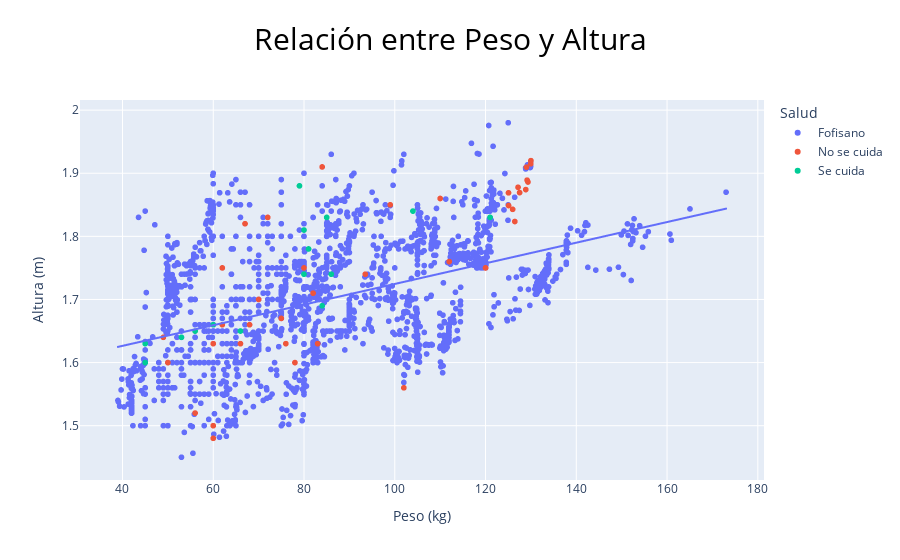

Notebook code for this chart:
### Code cell
m, c = np.polyfit(obesidad_limpio['weight'], obesidad_limpio['height'], 1) #esto utiliza el MSE para pintar la linea de regresión,hacen falta mas componentes en vd

fig = px.scatter(obesidad_limpio, x='weight', y='height', color='Salud',
                 title='Relación entre Peso y Altura',
                 labels={'weight': 'Peso (kg)', 'height': 'Altura (m)'})

# Añade la línea de regresión al gráfico
fig.add_traces(px.line(x=obesidad_limpio['weight'], y=m*obesidad_limpio['weight']+c).data)
# Modificar el título
fig.update_layout(title_font=dict(size=30,color='black'),title_x=0.5)
# Muestra el gráfico resultante
fig.show()

### Figure 1 — Plotly figure (JSON) as saved in the notebook; plotly's stock layout.template omitted (floating-point values rounded to 4 significant figures; data arrays with more than 128 entries replaced by an {"elided": "..."} marker saying what was removed)
{"data": [{"hovertemplate": "Salud=Fofisano<br>Peso (kg)=%{x}<br>Altura (m)=%{y}<extra></extra>", "legendgroup": "Fofisano", "marker": {"color": "#636efa", "symbol": "circle"}, "mode": "markers", "name": "Fofisano", "showlegend": true, "type": "scattergl", "x": {"elided": "1999 float values"}, "xaxis": "x", "y": {"elided": "1999 float values"}, "yaxis": "y"}, {"hovertemplate": "Salud=No se cuida<br>Peso (kg)=%{x}<br>Altura (m)=%{y}<extra></extra>", "legendgroup": "No se cuida", "marker": {"color": "#EF553B", "symbol": "circle"}, "mode": "markers", "name": "No se cuida", "showlegend": true, "type": "scattergl", "x": [56, 82, 50, 62, 112, 76, 75, 56, 93.5, 60, 72, 60, 130, 84, 60, 80, 83, 102, 78, 66, 99, 49, 67, 62, 110, 70, 120, 68, 120, 128.9, 126.5, 125.1, 129.2, 127.5, 129.3, 130.0, 127.2, 129.0, 125.1, 126.0], "xaxis": "x", "y": [1.52, 1.71, 1.6, 1.66, 1.76, 1.63, 1.67, 1.65, 1.74, 1.5, 1.83, 1.63, 1.92, 1.91, 1.48, 1.75, 1.63, 1.56, 1.6, 1.63, 1.85, 1.64, 1.82, 1.75, 1.86, 1.7, 1.75, 1.66, 1.75, 1.874, 1.824, 1.869, 1.889, 1.869, 1.886, 1.915, 1.878, 1.91, 1.849, 1.843], "yaxis": "y"}, {"hovertemplate": "Salud=Se cuida<br>Peso (kg)=%{x}<br>Altura (m)=%{y}<extra></extra>", "legendgroup": "Se cuida", "marker": {"color": "#00cc96", "symbol": "circle"}, "mode": "markers", "name": "Se cuida", "showlegend": true, "type": "scattergl", "x": [53, 56, 80, 45, 45, 60, 84, 85, 121, 81, 79, 80, 66, 86, 104], "xaxis": "x", "y": [1.64, 1.65, 1.81, 1.63, 1.6, 1.66, 1.69, 1.83, 1.83, 1.78, 1.88, 1.74, 1.65, 1.74, 1.84], "yaxis": "y"}, {"hovertemplate": "x=%{x}<br>y=%{y}<extra></extra>", "legendgroup": "", "line": {"color": "#636efa", "dash": "solid"}, "marker": {"symbol": "circle"}, "mode": "lines", "name": "", "showlegend": false, "type": "scattergl", "x": {"elided": "2054 float values"}, "xaxis": "x", "y": {"elided": "2054 float values"}, "yaxis": "y"}], "layout": {"legend": {"title": {"text": "Salud"}, "tracegroupgap": 0}, "title": {"font": {"color": "black", "size": 30}, "text": "Relación entre Peso y Altura", "x": 0.5}, "xaxis": {"anchor": "y", "domain": [0, 1], "title": {"text": "Peso (kg)"}}, "yaxis": {"anchor": "x", "domain": [0, 1], "title": {"text": "Altura (m)"}}}}
